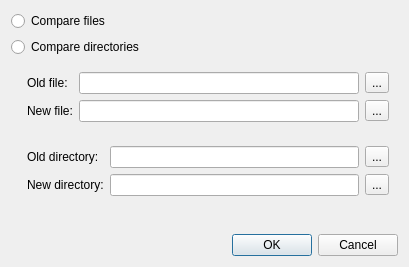
<?xml version="1.0" encoding="UTF-8"?>
<ui version="4.0">
 <class>DiffOpenDialog</class>
 <widget class="QDialog" name="DiffOpenDialog">
  <property name="geometry">
   <rect>
    <x>0</x>
    <y>0</y>
    <width>409</width>
    <height>267</height>
   </rect>
  </property>
  <property name="windowTitle">
   <string>Dialog</string>
  </property>
  <layout class="QVBoxLayout" name="verticalLayout">
   <item>
    <widget class="QRadioButton" name="radioButtonCompareFiles">
     <property name="text">
      <string>Compare files</string>
     </property>
    </widget>
   </item>
   <item>
    <widget class="QRadioButton" name="radioButtonCompareFolders">
     <property name="text">
      <string>Compare directories</string>
     </property>
    </widget>
   </item>
   <item>
    <widget class="QWidget" name="widgetSelectFiles" native="true">
     <layout class="QGridLayout" name="gridLayout_2">
      <property name="leftMargin">
       <number>16</number>
      </property>
      <item row="0" column="0">
       <widget class="QLabel" name="label">
        <property name="text">
         <string>Old file:</string>
        </property>
       </widget>
      </item>
      <item row="0" column="1">
       <widget class="QLineEdit" name="lineEditOldFile"/>
      </item>
      <item row="0" column="2">
       <widget class="QToolButton" name="toolButtonBrowseOldFile">
        <property name="text">
         <string>...</string>
        </property>
       </widget>
      </item>
      <item row="1" column="0">
       <widget class="QLabel" name="label_2">
        <property name="text">
         <string>New file:</string>
        </property>
       </widget>
      </item>
      <item row="1" column="1">
       <widget class="QLineEdit" name="lineEditNewFile"/>
      </item>
      <item row="1" column="2">
       <widget class="QToolButton" name="toolButtonBrowseNewFile">
        <property name="text">
         <string>...</string>
        </property>
       </widget>
      </item>
     </layout>
    </widget>
   </item>
   <item>
    <widget class="QWidget" name="widgetSelectDirectories" native="true">
     <layout class="QGridLayout" name="gridLayout">
      <property name="leftMargin">
       <number>16</number>
      </property>
      <item row="0" column="0">
       <widget class="QLabel" name="label_4">
        <property name="text">
         <string>Old directory:</string>
        </property>
       </widget>
      </item>
      <item row="0" column="1">
       <widget class="QLineEdit" name="lineEditOldDirectory"/>
      </item>
      <item row="0" column="2">
       <widget class="QToolButton" name="toolButtonBrowseOldDirectory">
        <property name="text">
         <string>...</string>
        </property>
       </widget>
      </item>
      <item row="1" column="0">
       <widget class="QLabel" name="label_3">
        <property name="text">
         <string>New directory:</string>
        </property>
       </widget>
      </item>
      <item row="1" column="1">
       <widget class="QLineEdit" name="lineEditNewDirectory"/>
      </item>
      <item row="1" column="2">
       <widget class="QToolButton" name="toolButtonBrowseNewDirectory">
        <property name="text">
         <string>...</string>
        </property>
       </widget>
      </item>
     </layout>
    </widget>
   </item>
   <item>
    <spacer name="verticalSpacer">
     <property name="orientation">
      <enum>Qt::Vertical</enum>
     </property>
     <property name="sizeHint" stdset="0">
      <size>
       <width>20</width>
       <height>71</height>
      </size>
     </property>
    </spacer>
   </item>
   <item>
    <widget class="QDialogButtonBox" name="buttonBox">
     <property name="orientation">
      <enum>Qt::Horizontal</enum>
     </property>
     <property name="standardButtons">
      <set>QDialogButtonBox::Cancel|QDialogButtonBox::Ok</set>
     </property>
    </widget>
   </item>
  </layout>
 </widget>
 <resources/>
 <connections>
  <connection>
   <sender>buttonBox</sender>
   <signal>accepted()</signal>
   <receiver>DiffOpenDialog</receiver>
   <slot>accept()</slot>
   <hints>
    <hint type="sourcelabel">
     <x>236</x>
     <y>257</y>
    </hint>
    <hint type="destinationlabel">
     <x>157</x>
     <y>274</y>
    </hint>
   </hints>
  </connection>
  <connection>
   <sender>buttonBox</sender>
   <signal>rejected()</signal>
   <receiver>DiffOpenDialog</receiver>
   <slot>reject()</slot>
   <hints>
    <hint type="sourcelabel">
     <x>304</x>
     <y>257</y>
    </hint>
    <hint type="destinationlabel">
     <x>286</x>
     <y>274</y>
    </hint>
   </hints>
  </connection>
  <connection>
   <sender>radioButtonCompareFiles</sender>
   <signal>toggled(bool)</signal>
   <receiver>widgetSelectFiles</receiver>
   <slot>setVisible(bool)</slot>
   <hints>
    <hint type="sourcelabel">
     <x>51</x>
     <y>21</y>
    </hint>
    <hint type="destinationlabel">
     <x>62</x>
     <y>87</y>
    </hint>
   </hints>
  </connection>
  <connection>
   <sender>radioButtonCompareFolders</sender>
   <signal>toggled(bool)</signal>
   <receiver>widgetSelectDirectories</receiver>
   <slot>setVisible(bool)</slot>
   <hints>
    <hint type="sourcelabel">
     <x>79</x>
     <y>53</y>
    </hint>
    <hint type="destinationlabel">
     <x>97</x>
     <y>161</y>
    </hint>
   </hints>
  </connection>
 </connections>
</ui>
